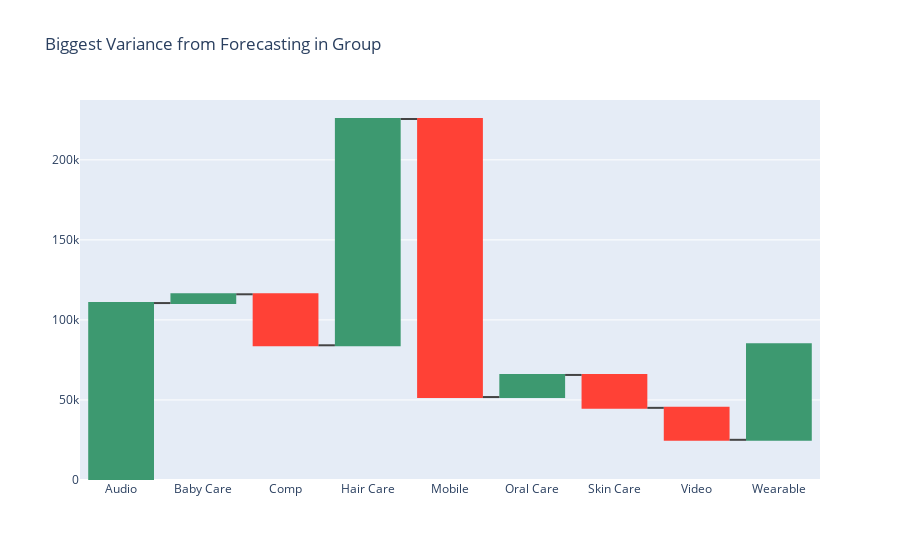

Notebook source saved alongside this figure:
### Code cell
data = [go.Waterfall(x=df6.index, y=df6.values)]
fig = go.Figure(data, go.Layout(title='Biggest Variance from Forecasting in Group'))
fig.show()

### Figure 1 — Plotly figure (JSON) as saved in the notebook; plotly's stock layout.template omitted (floating-point values rounded to 4 significant figures)
{"data": [{"type": "waterfall", "x": ["Audio", "Baby Care", "Comp", "Hair Care", "Mobile", "Oral Care", "Skin Care", "Video", "Wearable"], "y": [110500.0, 5482.0, -31860.0, 141400.0, -173700.0, 13800.0, -20550.0, -19970.0, 59740.0]}], "layout": {"title": {"text": "Biggest Variance from Forecasting in Group"}}}
